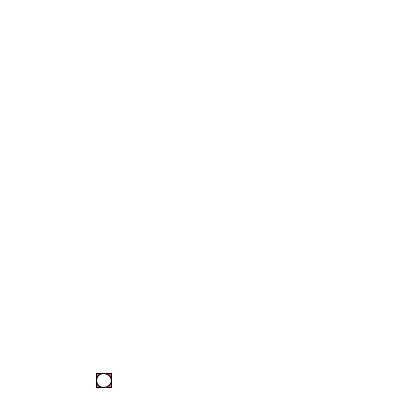
Frame 1 (no input)
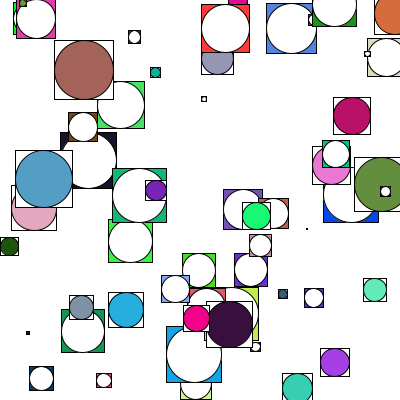
Frame 60 (the mouse pressed at the canvas centre just before this capture)
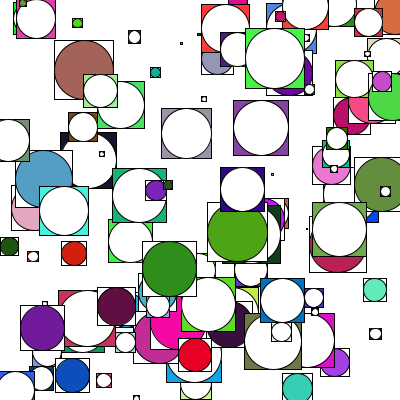
Frame 120 (the mouse held since frame 60 and released just before this capture)

The Processing sketch that drew these frames (run headless with seeded random() and noise(); from frame 60 on, the mouse is pressed at the canvas centre):

// Processing sketch: processing_146840
// ── processing_146840.pde

void setup() {
  size(400,400);
  background(255); 
  rectMode(CENTER);
  ellipseMode(CENTER);
  smooth();
  frameRate(5);
}
 
void draw() {
  rect_circle(random(2));
}
 
void rect_circle (float z) {
   if (z > 1) {rect_circle_1(random(width), random(height));}
     else  {rect_circle_2(random(width), random(height));}
}
 
void rect_circle_1 (float x, float y) {
   float w = random(60);
   fill(random(255),random(255),random(255));
   rect(x,y,w,w);
   fill(255);
   ellipse(x,y,w,w);
}
 
void rect_circle_2 (float x, float y) {
   float w = random(60);
   fill(255);
   rect(x,y,w,w);
   fill(random(255),random(255),random(255));
   ellipse(x,y,w,w);
}
